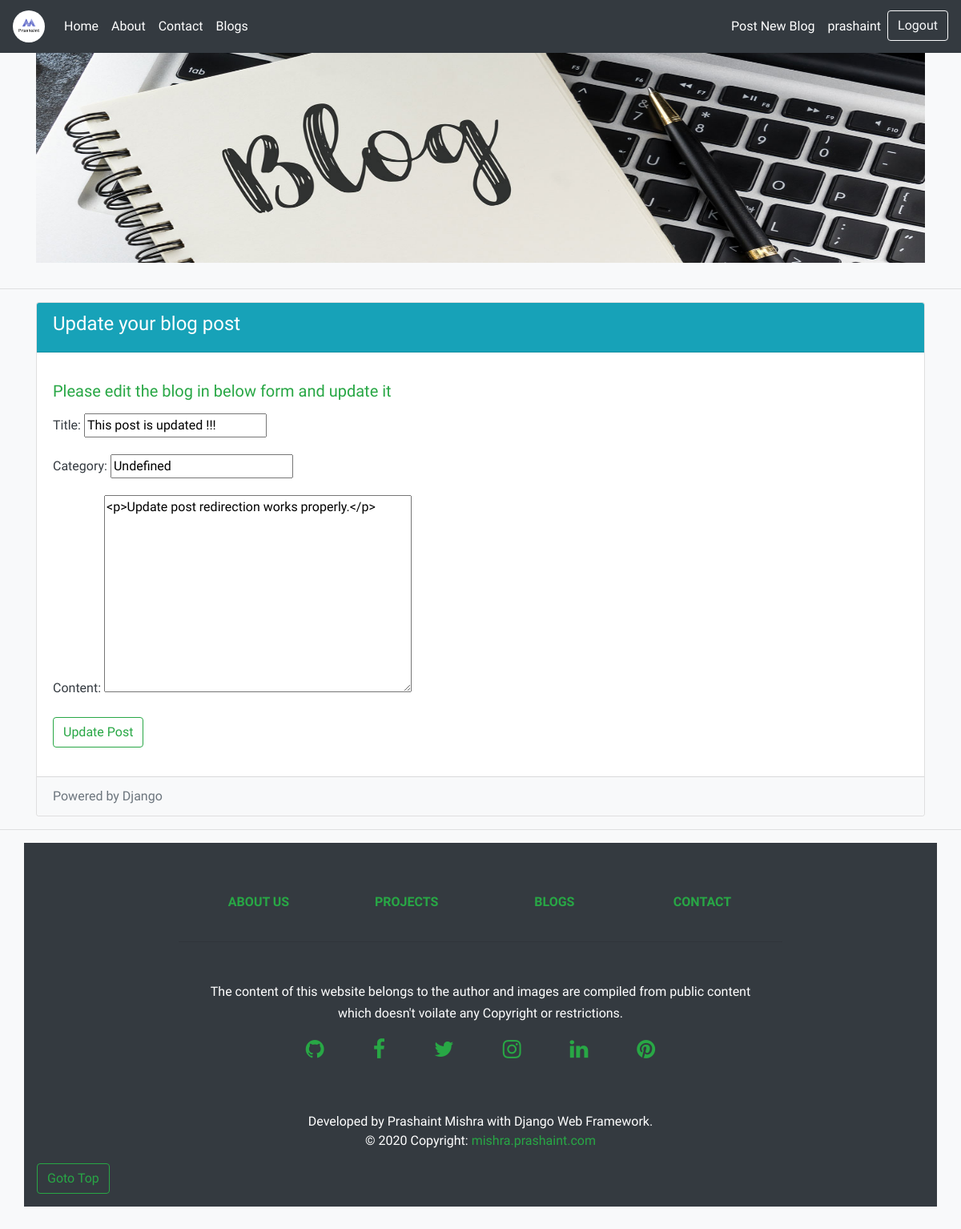
/blogs/curr_user_blogs/3 (signed in), run on an earlier commit of the app's database.
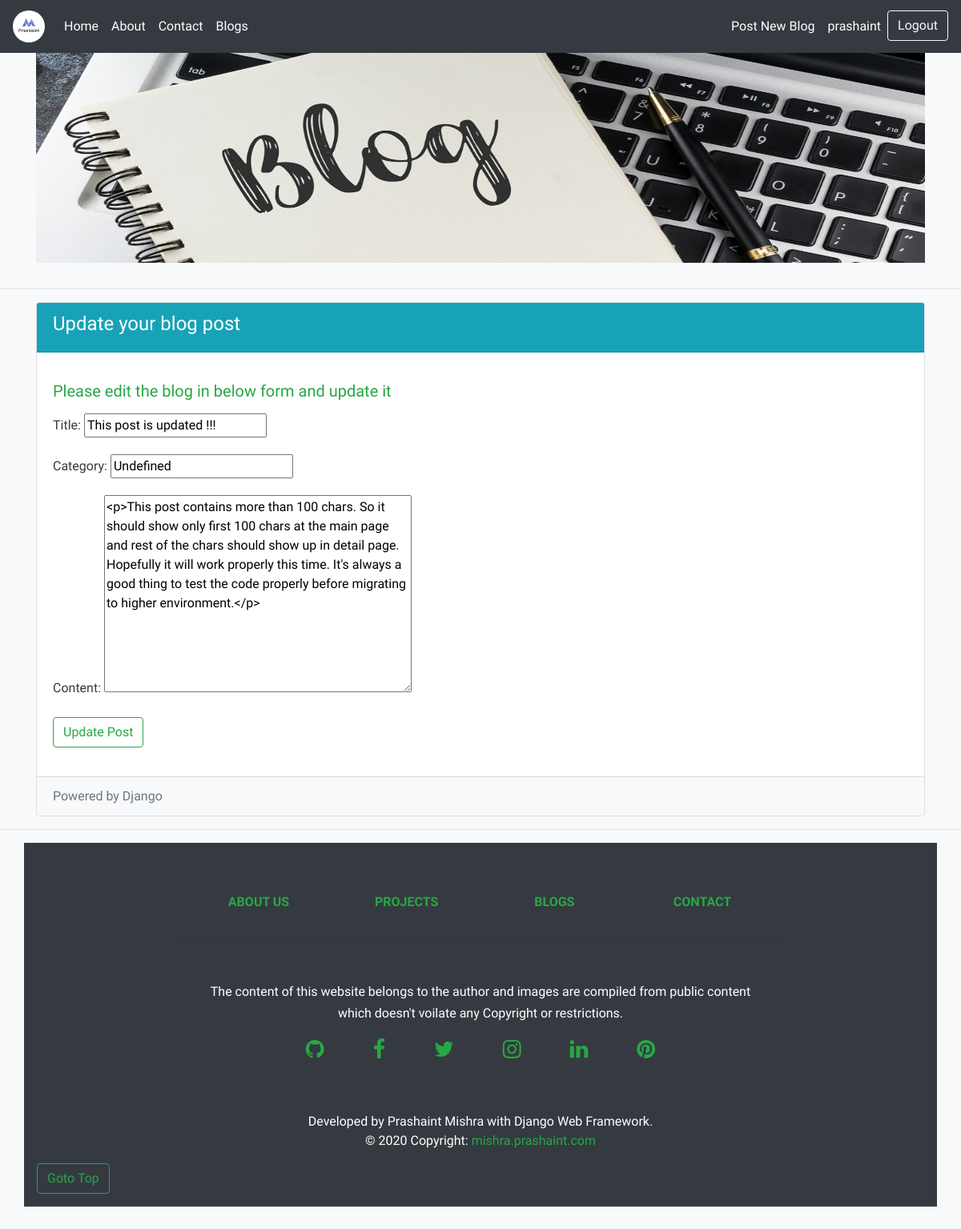
And on a later commit of the database.
### blogs/models.py (models this page shows, shortened)
class BlogPost(models.Model):
    title = models.CharField(max_length=200, unique=True)
    author = models.ForeignKey(User, on_delete=models.CASCADE, related_name='blog_author')
    category = models.CharField(max_length=200, default="undefined")
    updated_on = models.DateTimeField(auto_now=True)
    content = HTMLField()
    created_on = models.DateTimeField(auto_now_add=True)
    status = models.IntegerField(choices=STATUS, default=0)
    class Meta:
        ordering = ['-created_on']

### blogs/views.py (the view, shortened to what this page needs)
# urls.py: path('curr_user_blogs/<int:pk>', UpdateBlogView.as_view(), name='update_blog_post'),
class UpdateBlogView(UpdateView):
	model = BlogPost
	template_name = 'blogs/update_blog_post.html'
	fields = [ 'title', 'category' ,'content' ]

### blogs/templates/blogs/update_blog_post.html (shortened to what this page needs)
{% extends 'blogs/base.html' %}
{% block content %}
{% load static %}
  <hr class="featurette-divider">
  <div class="container">
    {% if user.is_authenticated %}
  <div class="card" >
    <div class="card-header bg-info text-white"><h4>Update your blog post</h4></div>
    <div class="card-body">
      <p><h5 class="text-success">Please edit the blog in below form and update it</h5></p>
        <div class="form-group">
        <form method="POST">
          {{ form.as_p }}
          <button class="btn btn-outline-success" type="submit">Update Post</button>
        </form>
      </div>
    </div>
    <div class="card-footer bg-light text-white text-muted">Powered by Django</div>
  </div>
  {% endif %}
</div>
<hr class="featurette-divider">
{% endblock %}

What changed in the data, as far as the page shows it:
changed BlogPost "This post is updated !!!": content "<p>Update post redirection works properly.</p>" → "<p>This post contains more than 100 chars. So it should show only first 100 chars at the main page and rest of the chars should show up in detail page. Hopefully it will work properly this time. It's always a good thing to test the code properly before migrating to higher environment.</p>"
